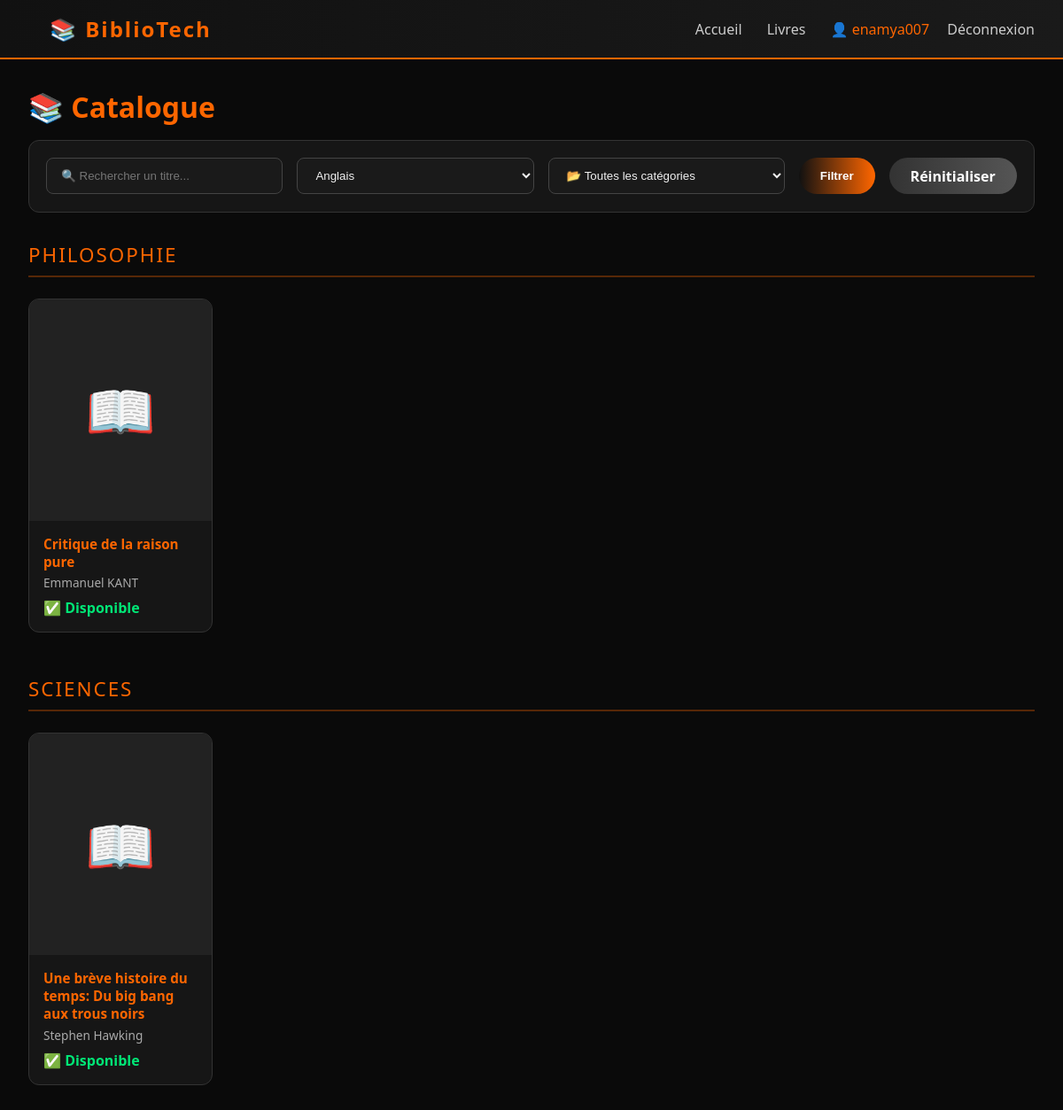
Page /livres/?langue=en (signed in) on the committed database.
### bibliotheque/models.py (models this page shows, shortened)
class Livre(models.Model):
    titre = models.CharField(max_length=200)
    auteur = models.ForeignKey(Auteur, on_delete=models.CASCADE)
    isbn = models.CharField(max_length=13, blank=True)
    annee_edition = models.IntegerField(null=True, blank=True)
    maison_edition = models.CharField(max_length=200, blank=True)
    langue = models.CharField(max_length=5, choices=LANGUES, default='fr')
    categories = models.CharField(max_length=200, help_text="Sépare les catégories par des virgules, ex: roman,histoire")
    resume = models.TextField(blank=True)
    disponible = models.BooleanField(default=True)
    couverture_avant = models.ImageField(upload_to='couvertures/', blank=True, null=True)
    couverture_arriere = models.ImageField(upload_to='couvertures/', blank=True, null=True)
    premiere_page = models.ImageField(upload_to='pages/', blank=True, null=True)
    def get_categories_list(self):
        return [c.strip() for c in self.categories.split(',')]

class Auteur(models.Model):
    nom = models.CharField(max_length=100)
    prenom = models.CharField(max_length=100)
    nationalite = models.CharField(max_length=100, blank=True)
    def __str__(self):
        return f"{self.prenom} {self.nom}"

### bibliotheque/views.py (the view)
# urls.py: path('livres/', views.liste_livres, name='liste_livres'),
@login_required
def liste_livres(request):
    langue = request.GET.get('langue', '')
    categorie = request.GET.get('categorie', '')
    recherche = request.GET.get('q', '')
    livres = Livre.objects.all()
    if langue:
        livres = livres.filter(langue=langue)
    if recherche:
        livres = livres.filter(titre__icontains=recherche)
    if categorie:
        livres = [l for l in livres if categorie in l.get_categories_list()]
    livres_par_categorie = {}
    for livre in livres:
        for cat in livre.get_categories_list():
            if not categorie or cat == categorie:
                livres_par_categorie.setdefault(cat, []).append(livre)
    return render(request, 'bibliotheque/liste_livres.html', {
        'livres_par_categorie': livres_par_categorie,
        'categories': CATEGORIES,
        'langues': LANGUES,
        'langue_filtre': langue,
        'categorie_filtre': categorie,
        'recherche': recherche,
    })

### bibliotheque/templates/bibliotheque/liste_livres.html (shortened to what this page needs)
{% extends 'bibliotheque/base.html' %}
{% block content %}
<h1>📚 Catalogue</h1>
<div class="filters">
  <form method="GET" style="display:contents">
    <input type="text" name="q" placeholder="🔍 Rechercher un titre..." value="{{ recherche }}">
    <select name="langue" onchange="this.form.submit()">
      {% for code, nom in langues %}
        <option value="{{ code }}" {% if langue_filtre == code %}selected{% endif %}>{{ nom }}</option>
      {% endfor %}
    </select>
    <select name="categorie" onchange="this.form.submit()">
      <option value="">📂 Toutes les catégories</option>
    </select>
    <button type="submit" class="btn">Filtrer</button>
    <a href="{% url 'liste_livres' %}" class="btn" style="background:linear-gradient(90deg,#333,#555)">Réinitialiser</a>
  </form>
</div>
{% if livres_par_categorie %}
  {% for categorie, livres in livres_par_categorie.items %}
  <div class="categorie-section">
    <div class="categorie-titre">{{ categorie }}</div>
    <div class="livres-grid">
      {% for livre in livres %}
      <a href="{% url 'detail_livre' livre.pk %}" class="livre-card">
        {% if livre.couverture_avant %}
          <img src="{{ livre.couverture_avant.url }}" class="livre-cover" alt="{{ livre.titre }}">
        {% else %}
          <div class="livre-cover">📖</div>
        {% endif %}
        <div class="livre-info">
          <div class="livre-titre">{{ livre.titre }}</div>
          <div class="livre-auteur">{{ livre.auteur }}</div>
          <div style="margin-top:0.5rem">
            {% if livre.disponible %}
              <span class="disponible">✅ Disponible</span>
            {% else %}
              <span class="indisponible">❌ Indisponible</span>
            {% endif %}
          </div>
        </div>
      </a>
      {% endfor %}
    </div>
  </div>
  {% endfor %}
{% else %}
  <p style="color:#aaa; text-align:center; margin-top:3rem">Aucun livre trouvé.</p>
{% endif %}
{% endblock %}

### bibliotheque/templates/bibliotheque/base.html (shortened to what this page needs)
<!DOCTYPE html>
<html lang="fr">
<head>
</head>
<body>
  {% if user.is_authenticated %}
  <nav>
    <a href="{% url 'accueil' %}" class="logo">📚 BiblioTech</a>
    <div>
      <a href="{% url 'accueil' %}">Accueil</a>
      <a href="{% url 'liste_livres' %}">Livres</a>
      <span style="color:#ff6600; margin-left:1.5rem">👤 {{ user.username }}</span>
      <a href="{% url 'deconnexion' %}" style="margin-left:1rem">Déconnexion</a>
    </div>
  </nav>
  {% endif %}
  <main>{% block content %}{% endblock %}</main>
</body>
</html>

### bibliotheque/templates/bibliotheque/base.html (style rules this page uses)
* { margin: 0; padding: 0; box-sizing: border-box; }
body { font-family: 'Segoe UI', sans-serif; background: #0a0a0a; color: #f0f0f0; min-height: 100vh; }
nav { background: linear-gradient(90deg, #111 0%, #1a1a1a 100%); border-bottom: 2px solid #ff6600; padding: 1rem 2rem; display: flex; justify-content: space-between; align-items: center; }
nav .logo { font-size: 1.5rem; font-weight: bold; color: #ff6600; text-decoration: none; letter-spacing: 2px; }
nav a { color: #ccc; text-decoration: none; margin-left: 1.5rem; transition: color 0.3s; }
.btn { display: inline-block; padding: 0.6rem 1.5rem; border-radius: 25px; border: none; cursor: pointer; font-weight: bold; text-decoration: none; transition: all 0.3s ease; background: linear-gradient(90deg, #111 0%, #ff6600 100%); color: #fff; }
main { padding: 2rem; max-width: 1400px; margin: 0 auto; }
h1, h2 { color: #ff6600; margin-bottom: 1rem; }
input, select { background: #1a1a1a; border: 1px solid #444; color: #f0f0f0; padding: 0.5rem 1rem; border-radius: 8px; outline: none; transition: border 0.3s; }
.disponible { color: #00e676; font-weight: bold; }

### bibliotheque/templates/bibliotheque/liste_livres.html (style rules this page uses)
.filters { display: flex; gap: 1rem; flex-wrap: wrap; margin-bottom: 2rem; background: #161616; padding: 1.2rem; border-radius: 12px; border: 1px solid #333; }
.filters input, .filters select { flex: 1; min-width: 150px; }
.categorie-section { margin-bottom: 3rem; }
.categorie-titre { font-size: 1.4rem; color: #ff6600; border-bottom: 2px solid #ff660050; padding-bottom: 0.5rem; margin-bottom: 1.5rem; text-transform: uppercase; letter-spacing: 2px; }
.livres-grid { display: grid; grid-template-columns: repeat(auto-fill, minmax(200px, 1fr)); gap: 1.5rem; }
.livre-card { background: #161616; border: 1px solid #333; border-radius: 12px; overflow: hidden; text-decoration: none; color: white; transition: all 0.3s ease; display: block; }
.livre-cover { width: 100%; height: 250px; object-fit: cover; background: #222; display: flex; align-items: center; justify-content: center; font-size: 4rem; }
.livre-info { padding: 1rem; }
.livre-titre { font-weight: bold; font-size: 0.95rem; margin-bottom: 0.3rem; color: #ff6600; }
.livre-auteur { color: #aaa; font-size: 0.85rem; }

### rows in the picture
Livre: categories "PHILOSOPHIE", titre "Critique de la raison pure", auteur "Emmanuel KANT", disponible "✅ Disponible"
Livre: categories "SCIENCES", titre "Une brève histoire du temps: Du big bang aux trous noirs", auteur "Stephen Hawking", disponible "✅ Disponible"

### other values in the picture
{{ user.username }} "enamya007"
form field langue "Anglais"
